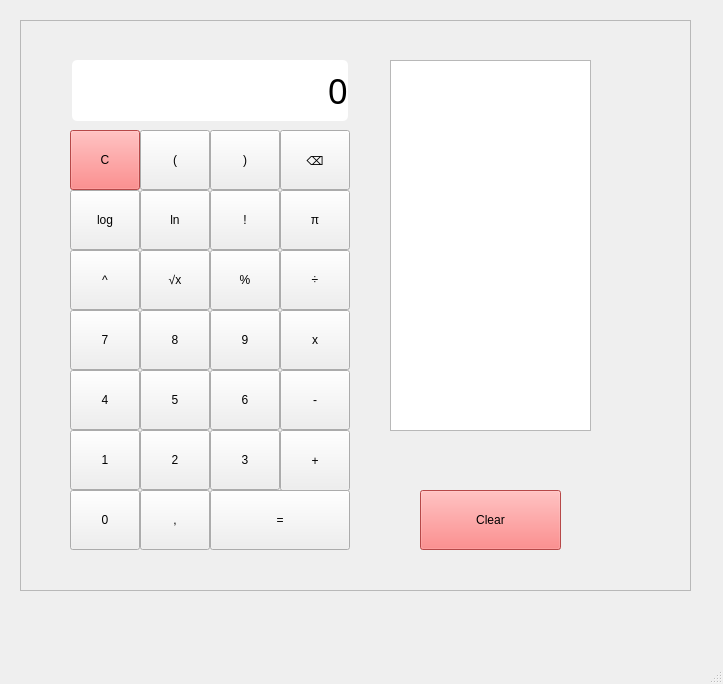
<?xml version="1.0" encoding="UTF-8"?>
<ui version="4.0">
 <class>MainWindow</class>
 <widget class="QMainWindow" name="MainWindow">
  <property name="geometry">
   <rect>
    <x>0</x>
    <y>0</y>
    <width>723</width>
    <height>684</height>
   </rect>
  </property>
  <property name="windowTitle">
   <string>MainWindow</string>
  </property>
  <widget class="QWidget" name="centralwidget">
   <widget class="QFrame" name="frame">
    <property name="geometry">
     <rect>
      <x>20</x>
      <y>20</y>
      <width>671</width>
      <height>571</height>
     </rect>
    </property>
    <property name="styleSheet">
     <string notr="true"/>
    </property>
    <property name="frameShape">
     <enum>QFrame::Shape::StyledPanel</enum>
    </property>
    <property name="frameShadow">
     <enum>QFrame::Shadow::Raised</enum>
    </property>
    <widget class="QPushButton" name="Seven">
     <property name="geometry">
      <rect>
       <x>50</x>
       <y>290</y>
       <width>70</width>
       <height>60</height>
      </rect>
     </property>
     <property name="styleSheet">
      <string notr="true">font: 16pt &quot;Calculator&quot;;</string>
     </property>
     <property name="text">
      <string>7</string>
     </property>
    </widget>
    <widget class="QPushButton" name="Four">
     <property name="geometry">
      <rect>
       <x>50</x>
       <y>350</y>
       <width>70</width>
       <height>60</height>
      </rect>
     </property>
     <property name="styleSheet">
      <string notr="true">font: 16pt &quot;Calculator&quot;;</string>
     </property>
     <property name="text">
      <string>4</string>
     </property>
    </widget>
    <widget class="QPushButton" name="One">
     <property name="geometry">
      <rect>
       <x>50</x>
       <y>410</y>
       <width>70</width>
       <height>60</height>
      </rect>
     </property>
     <property name="styleSheet">
      <string notr="true">font: 16pt &quot;Calculator&quot;;</string>
     </property>
     <property name="text">
      <string>1</string>
     </property>
    </widget>
    <widget class="QPushButton" name="Eight">
     <property name="geometry">
      <rect>
       <x>120</x>
       <y>290</y>
       <width>70</width>
       <height>60</height>
      </rect>
     </property>
     <property name="styleSheet">
      <string notr="true">font: 16pt &quot;Calculator&quot;;</string>
     </property>
     <property name="text">
      <string>8</string>
     </property>
    </widget>
    <widget class="QPushButton" name="Five">
     <property name="geometry">
      <rect>
       <x>120</x>
       <y>350</y>
       <width>70</width>
       <height>60</height>
      </rect>
     </property>
     <property name="styleSheet">
      <string notr="true">font: 16pt &quot;Calculator&quot;;</string>
     </property>
     <property name="text">
      <string>5</string>
     </property>
    </widget>
    <widget class="QPushButton" name="Two">
     <property name="geometry">
      <rect>
       <x>120</x>
       <y>410</y>
       <width>70</width>
       <height>60</height>
      </rect>
     </property>
     <property name="styleSheet">
      <string notr="true">font: 16pt &quot;Calculator&quot;;</string>
     </property>
     <property name="text">
      <string>2</string>
     </property>
    </widget>
    <widget class="QPushButton" name="Three">
     <property name="geometry">
      <rect>
       <x>190</x>
       <y>410</y>
       <width>70</width>
       <height>60</height>
      </rect>
     </property>
     <property name="styleSheet">
      <string notr="true">font: 16pt &quot;Calculator&quot;;</string>
     </property>
     <property name="text">
      <string>3</string>
     </property>
    </widget>
    <widget class="QPushButton" name="Six">
     <property name="geometry">
      <rect>
       <x>190</x>
       <y>350</y>
       <width>70</width>
       <height>60</height>
      </rect>
     </property>
     <property name="styleSheet">
      <string notr="true">font: 16pt &quot;Calculator&quot;;</string>
     </property>
     <property name="text">
      <string>6</string>
     </property>
    </widget>
    <widget class="QPushButton" name="Nine">
     <property name="geometry">
      <rect>
       <x>190</x>
       <y>290</y>
       <width>70</width>
       <height>60</height>
      </rect>
     </property>
     <property name="styleSheet">
      <string notr="true">font: 16pt &quot;Calculator&quot;;</string>
     </property>
     <property name="text">
      <string>9</string>
     </property>
    </widget>
    <widget class="QPushButton" name="Multiply">
     <property name="geometry">
      <rect>
       <x>260</x>
       <y>290</y>
       <width>70</width>
       <height>60</height>
      </rect>
     </property>
     <property name="styleSheet">
      <string notr="true">font: 16pt &quot;Calculator&quot;;</string>
     </property>
     <property name="text">
      <string>x</string>
     </property>
    </widget>
    <widget class="QPushButton" name="Substract">
     <property name="geometry">
      <rect>
       <x>260</x>
       <y>350</y>
       <width>70</width>
       <height>60</height>
      </rect>
     </property>
     <property name="styleSheet">
      <string notr="true">font: 16pt &quot;Calculator&quot;;</string>
     </property>
     <property name="text">
      <string>-</string>
     </property>
    </widget>
    <widget class="QPushButton" name="Sum">
     <property name="geometry">
      <rect>
       <x>260</x>
       <y>410</y>
       <width>70</width>
       <height>61</height>
      </rect>
     </property>
     <property name="styleSheet">
      <string notr="true">font: 16pt &quot;Calculator&quot;;</string>
     </property>
     <property name="text">
      <string>+</string>
     </property>
    </widget>
    <widget class="QPushButton" name="Exp">
     <property name="geometry">
      <rect>
       <x>50</x>
       <y>230</y>
       <width>70</width>
       <height>60</height>
      </rect>
     </property>
     <property name="styleSheet">
      <string notr="true">font: 16pt &quot;Calculator&quot;;</string>
     </property>
     <property name="text">
      <string>^</string>
     </property>
    </widget>
    <widget class="QPushButton" name="Sqrt">
     <property name="geometry">
      <rect>
       <x>120</x>
       <y>230</y>
       <width>70</width>
       <height>60</height>
      </rect>
     </property>
     <property name="styleSheet">
      <string notr="true">font: 16pt &quot;Calculator&quot;;</string>
     </property>
     <property name="text">
      <string>√x</string>
     </property>
    </widget>
    <widget class="QPushButton" name="Percent">
     <property name="geometry">
      <rect>
       <x>190</x>
       <y>230</y>
       <width>70</width>
       <height>60</height>
      </rect>
     </property>
     <property name="styleSheet">
      <string notr="true">font: 16pt &quot;Calculator&quot;;</string>
     </property>
     <property name="text">
      <string>%</string>
     </property>
    </widget>
    <widget class="QPushButton" name="Divide">
     <property name="geometry">
      <rect>
       <x>260</x>
       <y>230</y>
       <width>70</width>
       <height>60</height>
      </rect>
     </property>
     <property name="styleSheet">
      <string notr="true">font: 16pt &quot;Calculator&quot;;</string>
     </property>
     <property name="text">
      <string>÷</string>
     </property>
    </widget>
    <widget class="QPushButton" name="Cero">
     <property name="geometry">
      <rect>
       <x>50</x>
       <y>470</y>
       <width>70</width>
       <height>60</height>
      </rect>
     </property>
     <property name="styleSheet">
      <string notr="true">font: 16pt &quot;Calculator&quot;;</string>
     </property>
     <property name="text">
      <string>0</string>
     </property>
    </widget>
    <widget class="QPushButton" name="Equal">
     <property name="geometry">
      <rect>
       <x>190</x>
       <y>470</y>
       <width>140</width>
       <height>60</height>
      </rect>
     </property>
     <property name="styleSheet">
      <string notr="true">font: 16pt &quot;Calculator&quot;;</string>
     </property>
     <property name="text">
      <string>=</string>
     </property>
    </widget>
    <widget class="QLabel" name="Result">
     <property name="geometry">
      <rect>
       <x>52</x>
       <y>40</y>
       <width>276</width>
       <height>61</height>
      </rect>
     </property>
     <property name="font">
      <font>
       <family>Calculator</family>
       <pointsize>26</pointsize>
      </font>
     </property>
     <property name="styleSheet">
      <string notr="true">background-color: rgb(255, 255, 255);
color: rgb(0, 0, 0);
border-color: rgb(0, 0, 0);
border-radius: 5%</string>
     </property>
     <property name="text">
      <string>0</string>
     </property>
     <property name="alignment">
      <set>Qt::AlignmentFlag::AlignRight|Qt::AlignmentFlag::AlignTrailing|Qt::AlignmentFlag::AlignVCenter</set>
     </property>
     <property name="margin">
      <number>5</number>
     </property>
    </widget>
    <widget class="QPushButton" name="Clear">
     <property name="geometry">
      <rect>
       <x>50</x>
       <y>110</y>
       <width>70</width>
       <height>60</height>
      </rect>
     </property>
     <property name="styleSheet">
      <string notr="true">font: 16pt &quot;Calculator&quot;;
background-color: rgb(255, 101, 101);</string>
     </property>
     <property name="text">
      <string>C</string>
     </property>
    </widget>
    <widget class="QPushButton" name="P_left">
     <property name="geometry">
      <rect>
       <x>120</x>
       <y>110</y>
       <width>70</width>
       <height>60</height>
      </rect>
     </property>
     <property name="styleSheet">
      <string notr="true">font: 16pt &quot;Calculator&quot;;</string>
     </property>
     <property name="text">
      <string>(</string>
     </property>
    </widget>
    <widget class="QPushButton" name="P_right">
     <property name="geometry">
      <rect>
       <x>190</x>
       <y>110</y>
       <width>70</width>
       <height>60</height>
      </rect>
     </property>
     <property name="styleSheet">
      <string notr="true">font: 16pt &quot;Calculator&quot;;</string>
     </property>
     <property name="text">
      <string>)</string>
     </property>
    </widget>
    <widget class="QPushButton" name="Delete">
     <property name="geometry">
      <rect>
       <x>260</x>
       <y>110</y>
       <width>70</width>
       <height>60</height>
      </rect>
     </property>
     <property name="styleSheet">
      <string notr="true">font: 14pt &quot;Calculator&quot;;</string>
     </property>
     <property name="text">
      <string>⌫</string>
     </property>
    </widget>
    <widget class="QPushButton" name="Coma">
     <property name="geometry">
      <rect>
       <x>120</x>
       <y>470</y>
       <width>70</width>
       <height>60</height>
      </rect>
     </property>
     <property name="styleSheet">
      <string notr="true">font: 16pt &quot;Calculator&quot;;</string>
     </property>
     <property name="text">
      <string>,</string>
     </property>
    </widget>
    <widget class="QTableWidget" name="History">
     <property name="geometry">
      <rect>
       <x>370</x>
       <y>40</y>
       <width>201</width>
       <height>371</height>
      </rect>
     </property>
     <property name="horizontalScrollBarPolicy">
      <enum>Qt::ScrollBarPolicy::ScrollBarAlwaysOff</enum>
     </property>
     <property name="sizeAdjustPolicy">
      <enum>QAbstractScrollArea::SizeAdjustPolicy::AdjustToContents</enum>
     </property>
     <property name="tabKeyNavigation">
      <bool>true</bool>
     </property>
     <property name="showGrid">
      <bool>true</bool>
     </property>
     <property name="sortingEnabled">
      <bool>false</bool>
     </property>
     <property name="columnCount">
      <number>0</number>
     </property>
    </widget>
    <widget class="QPushButton" name="Pi">
     <property name="geometry">
      <rect>
       <x>260</x>
       <y>170</y>
       <width>70</width>
       <height>60</height>
      </rect>
     </property>
     <property name="styleSheet">
      <string notr="true">font: 16pt &quot;Calculator&quot;;</string>
     </property>
     <property name="text">
      <string>π</string>
     </property>
    </widget>
    <widget class="QPushButton" name="Factorial">
     <property name="geometry">
      <rect>
       <x>190</x>
       <y>170</y>
       <width>70</width>
       <height>60</height>
      </rect>
     </property>
     <property name="styleSheet">
      <string notr="true">font: 16pt &quot;Calculator&quot;;</string>
     </property>
     <property name="text">
      <string>!</string>
     </property>
    </widget>
    <widget class="QPushButton" name="Log">
     <property name="geometry">
      <rect>
       <x>50</x>
       <y>170</y>
       <width>70</width>
       <height>60</height>
      </rect>
     </property>
     <property name="styleSheet">
      <string notr="true">font: 16pt &quot;Calculator&quot;;</string>
     </property>
     <property name="text">
      <string>log</string>
     </property>
    </widget>
    <widget class="QPushButton" name="Ln">
     <property name="geometry">
      <rect>
       <x>120</x>
       <y>170</y>
       <width>70</width>
       <height>60</height>
      </rect>
     </property>
     <property name="styleSheet">
      <string notr="true">font: 16pt &quot;Calculator&quot;;</string>
     </property>
     <property name="text">
      <string>ln</string>
     </property>
    </widget>
    <widget class="QPushButton" name="ClearH">
     <property name="geometry">
      <rect>
       <x>400</x>
       <y>470</y>
       <width>141</width>
       <height>60</height>
      </rect>
     </property>
     <property name="styleSheet">
      <string notr="true">font: 16pt &quot;Calculator&quot;;
background-color: rgb(255, 101, 101);</string>
     </property>
     <property name="text">
      <string>Clear</string>
     </property>
    </widget>
   </widget>
  </widget>
  <widget class="QMenuBar" name="menubar">
   <property name="geometry">
    <rect>
     <x>0</x>
     <y>0</y>
     <width>723</width>
     <height>33</height>
    </rect>
   </property>
  </widget>
  <widget class="QStatusBar" name="statusbar"/>
 </widget>
 <resources/>
 <connections/>
</ui>
